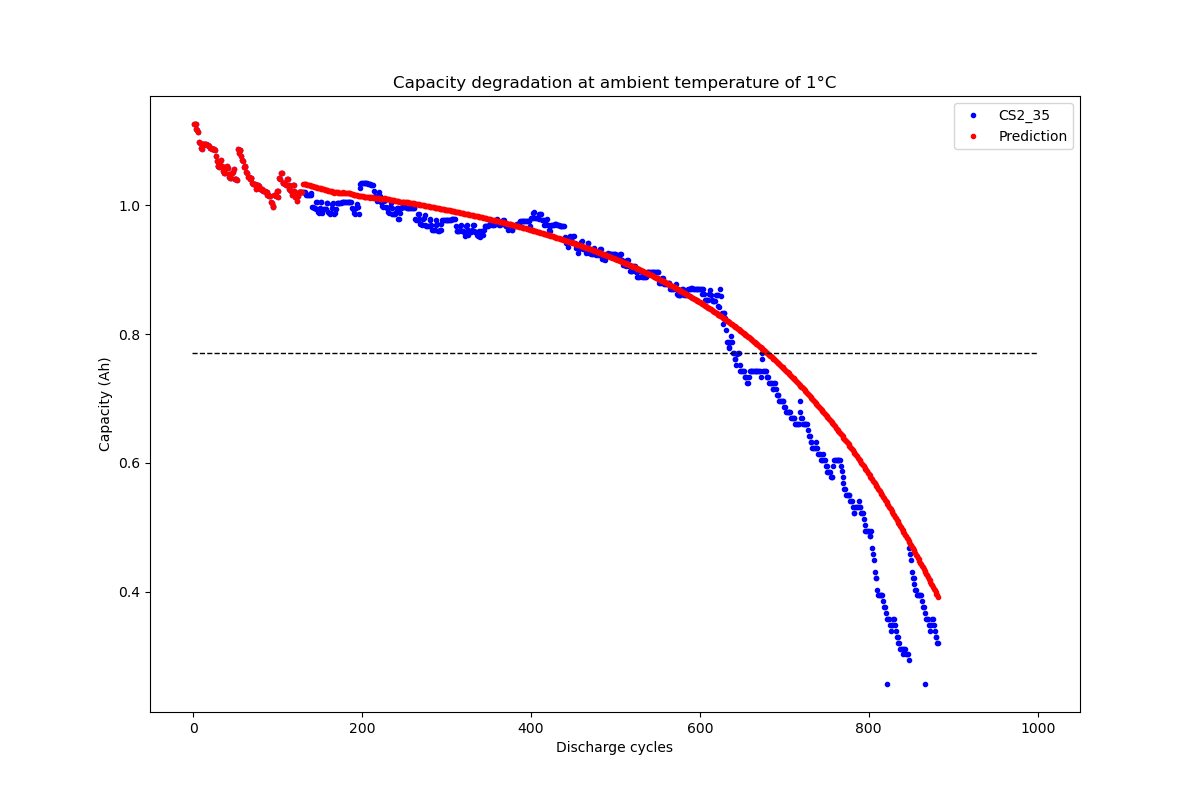
#> input picture RUL_prediciton/CALCAE_code/dl/sequence/img/CS2_35-GRU.png, 1200 x 800 px; its folder holds 4 pictures in this run
$ python combine.py
#> lines starting #> are read from the running program, lines starting #| are printed output that depends on the picture
import matplotlib.pyplot as plt
import matplotlib.image as mpimg

if __name__ == '__main__':
    names = ['GRU', 'LSTM', 'RNN', 'MLP']
    i = 0
    for name in names:
        plt.subplot(2, 2, i + 1)
        plt.axis('off')
        image = mpimg.imread('img/CS2_35-' + name + '.png')
#> image is the input picture: shape (800, 1200, 4) float32; mean R, G, B, A 0.985, 0.978, 0.986, 1
        plt.imshow(image)
        i += 1
    plt.show()
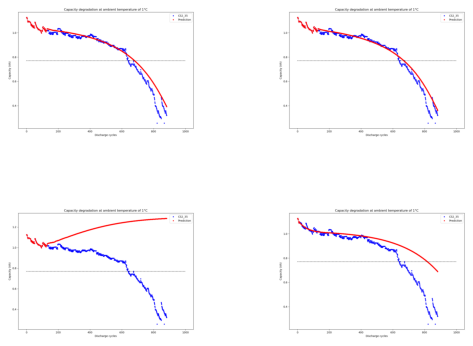
#> figure drawn by matplotlib, 4 panels
